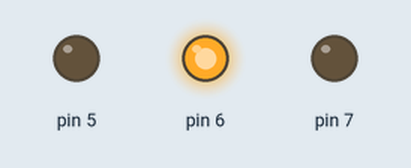
Recording of a sketch running on a simulated Arduino Uno, built with avr-gcc and run on an emulated ATmega328P. Parts: output pins drawn as LEDs (lit = HIGH).

Above: at 0.04 s.
At 2.53 s:
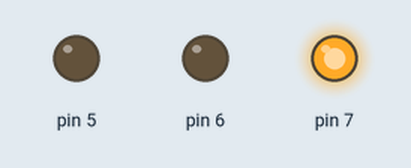
At 5.31 s:
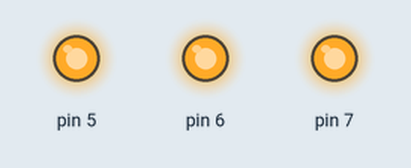
At 6.62 s:
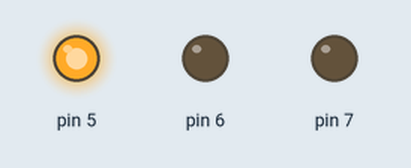
At 7.93 s:
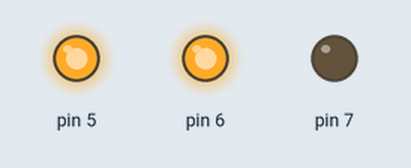
At 10.68 s:
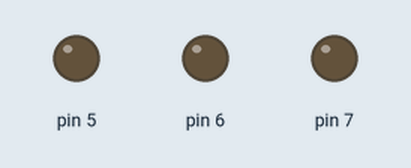
Timing chart, 0 to 11.0 s (numbered marks = the images above):
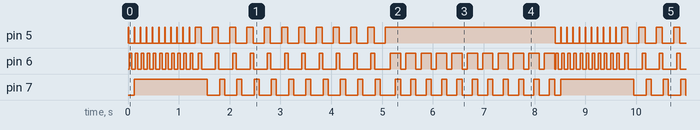

The sketch:

psw.ino
```cpp
void setup() {
 pinMode(5, OUTPUT) ; // 모터 컨트롤 위하여 5번을 출력으로
 pinMode(6, OUTPUT) ; // 모터 컨트롤 위하여 6번을 출력으로
 pinMode(7, OUTPUT) ; // 모터 컨트롤 위하여 7번을 출력으로
}
void loop() {
    psw(5,6,7);
 }


 void psw(int a,int b,int c){
  for(int ii=0;ii<=5;ii++){
  for(int pattern1=0;pattern1<=10;pattern1++){
  digitalWrite(a, 1);
  delay(10);
  digitalWrite(a, 0);
  delay(10);

  digitalWrite(b, 1);
  delay(50);
  digitalWrite(b, 0);
  delay(50);

  digitalWrite(c, 1);

  }
    for(int pattern2=0;pattern2<=10;pattern2++){
  digitalWrite(a, 1);
  delay(60);
  digitalWrite(b, 1);
  delay(60);


  digitalWrite(a, 0);
  delay(10);
  digitalWrite(b, 0);
  delay(10);

  digitalWrite(c, 1);
  delay(100);
   digitalWrite(c, 0);
  delay(100);
  }
 for(int pattern3=0;pattern3<=10;pattern3++){
  digitalWrite(a, 1);
  delay(100);
  digitalWrite(b, 1);
  delay(100);
  digitalWrite(c, 1);
  delay(100);

  digitalWrite(a, 0);
  delay(1);
  digitalWrite(b, 0);
  delay(1);
  digitalWrite(c, 0);
  delay(1);
  }
  }

  }
```

Measured:
- by itself, pin 5: repeats every 8.4 s: 11 × (HIGH 0.12 s, LOW 0.22 s), HIGH 3.3 s, 10 × (LOW 0.11 s, HIGH 0.01 s), LOW 0.11 s
- by itself, pin 7: moves between LOW and HIGH, repeating every 8.4 s
- by itself, pin 6: repeats every 8.4 s: HIGH 0.05 s, LOW 0.11 s, 11 × (HIGH 0.07 s, LOW 0.27 s), 10 × (HIGH 0.20 s, LOW 0.10 s), HIGH 0.20 s, LOW 0.02 s, 10 × (HIGH 0.05 s, LOW 0.07 s)
